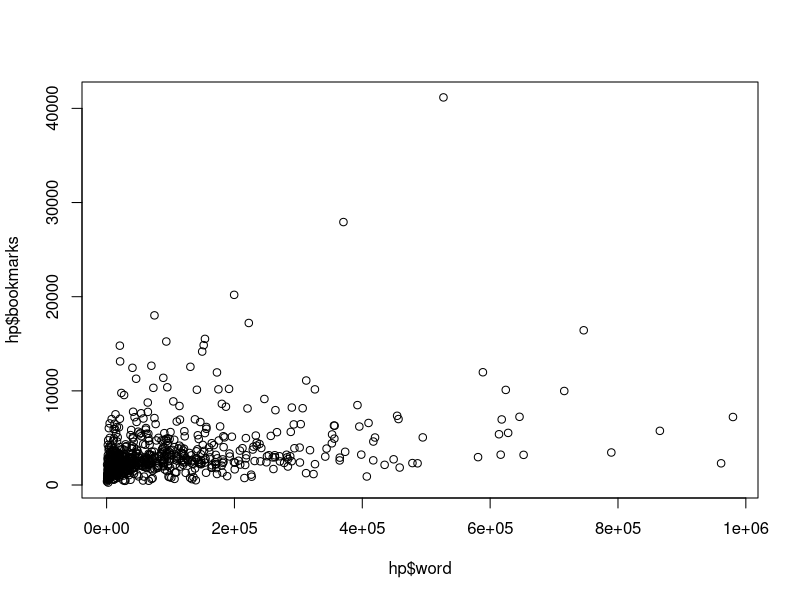
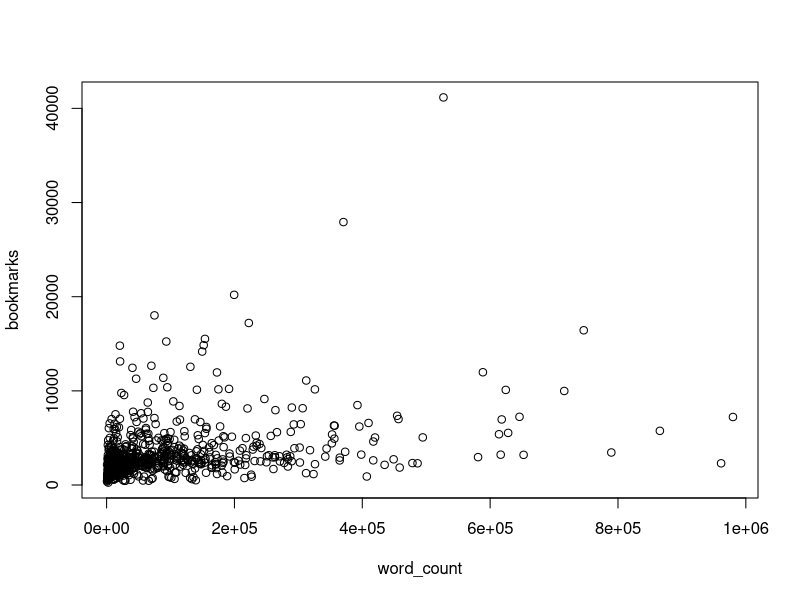
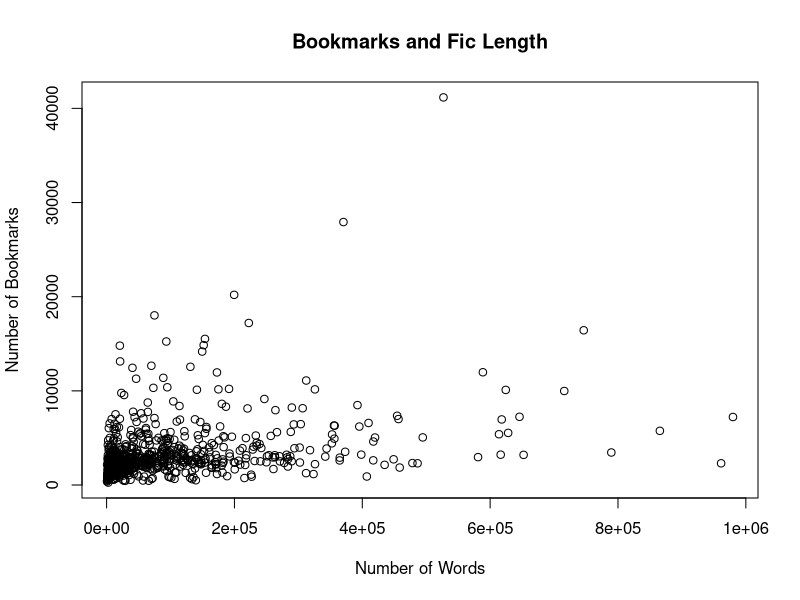
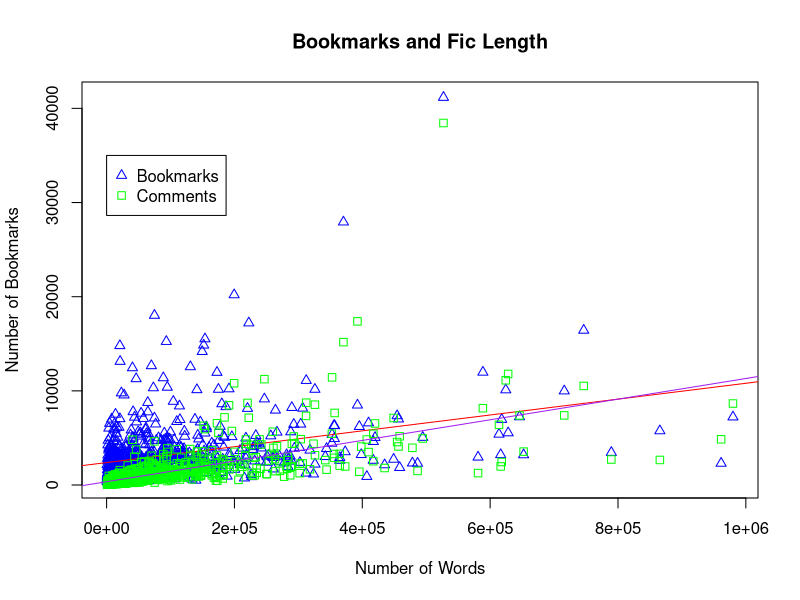
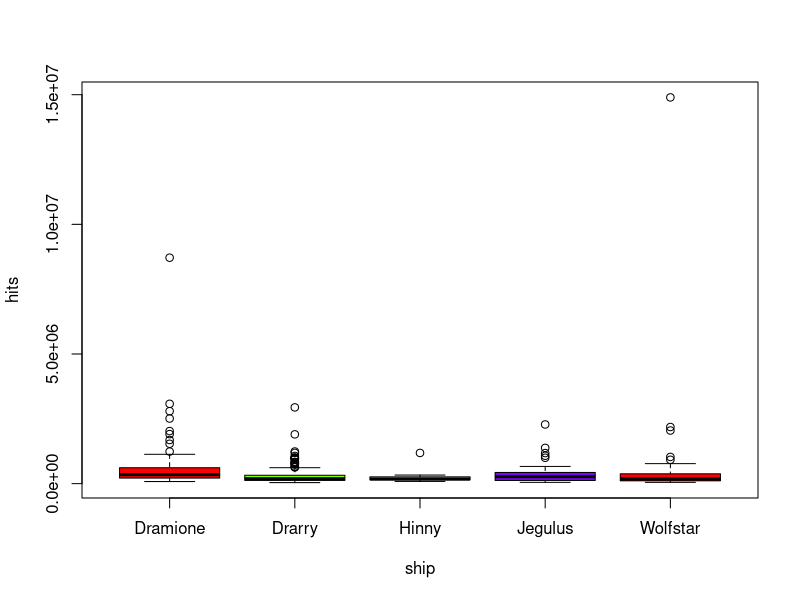
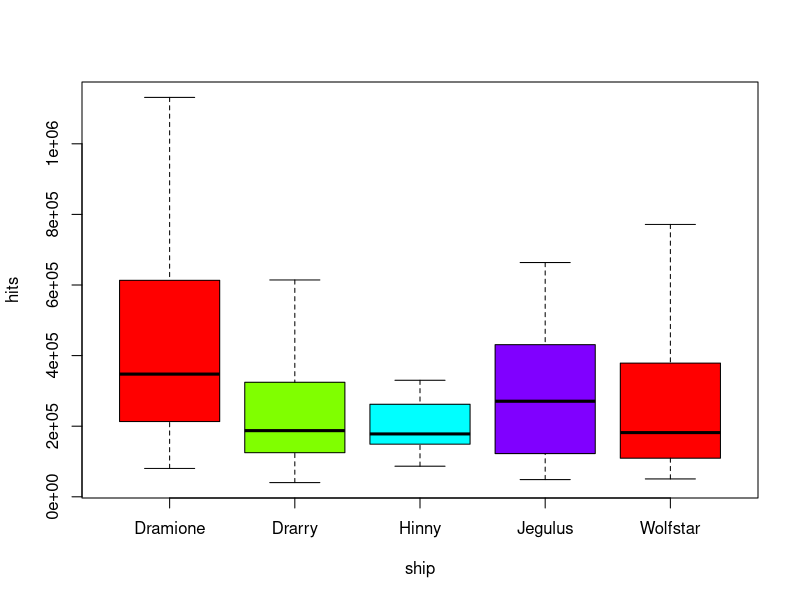
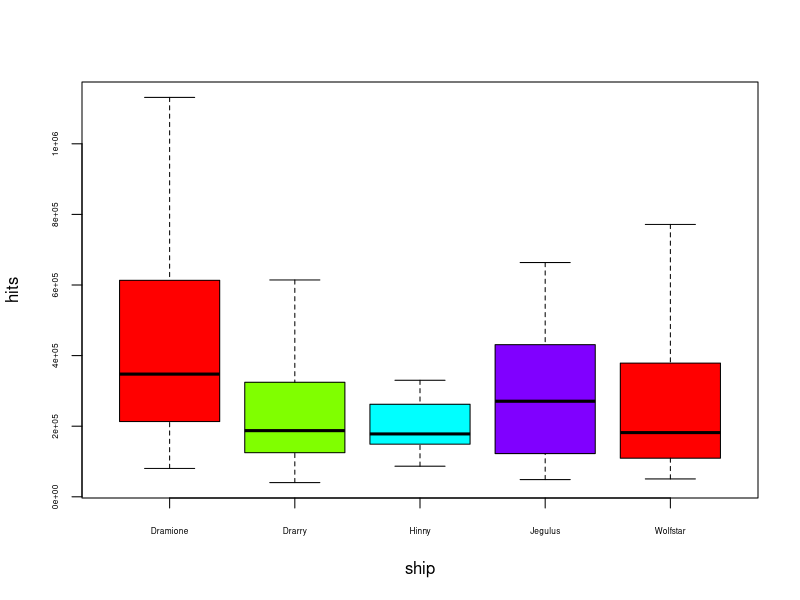
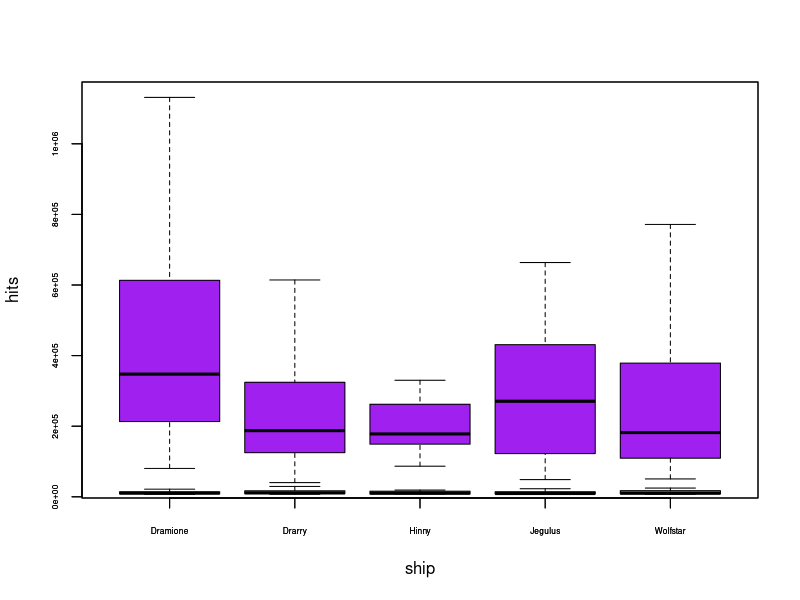

Write the R code that produced these figures, in order.
####################################
# R Workshop August 2024 Day 3
####################################

#install.packages("ggplot2")
library(ggplot2)

# Plots!

# First we will read in our dataframe.
# Remember you might have to change your working directory or use the full filepath.
hp <- read.csv('hp_ao3.csv')
# source: scraped from ao3 using code from https://thaycarvalho.medium.com/the-harry-potter-fandom-on-ao3-9366a8824801

# This is the top 820 Harry Potter fanfictions on ao3 when sorted by kudos (likes)
# Let's explore the data.
str(hp)
# A lot of these read in as character when they should be numeric or integer.
# This is probably due to the commas.
as.integer(hp$Word_Count)
# That didn't work. We instead need to strip the commas. Remember grepl? Now we will use gsub
head(gsub(",", "", hp$Word_Count), 10) # Replace comma with nothing
# We can put this inside the as integer function and save it by assigning it to the df
hp$Word_Count <- as.integer(gsub(",", "", hp$Word_Count))
# Let's do this for the other columns
hp$Comments <- as.integer(gsub(",", "", hp$Comments))
hp$Kudos <- as.integer(gsub(",", "", hp$Kudos))
hp$Bookmarks <- as.integer(gsub(",", "", hp$Bookmarks))
hp$Hits <- as.integer(gsub(",", "", hp$Hits))
# Chapters is weird because it's showing how many chapters are complete out of how many chapters total.
# So let's just grab the top number.
# The gsub part says replace / and anything after it with nothing. Thus we are left with the top number
# If you are confused with the gsub part, that's ok. This is a bit too in depth, but we do need to do it, so it's here.
hp$Chapters <- as.integer(gsub("/.*", "", hp$Chapters))

# Now let's see some summary statistics
summary(hp)
# Also, having caps is annoying to me. Let's change that.
names(hp) <- tolower(names(hp))


####################################
# Plotting with base R
####################################

# We are now ready to plot. We will start with base R and then move to ggplot
# The most basic plot in R is a scatterplot
# Technically, integers are discrete, but we're going to treat them as continuous
plot(hp$word, hp$bookmarks)
# Another way
with(hp, plot(word_count, bookmarks))
# Changing the axis labels, add title
plot(hp$word_count, hp$bookmarks, 
     xlab = "Number of Words", ylab = "Number of Bookmarks", main = "Bookmarks and Fic Length")
# Change color with col and shape with pch
plot(hp$word_count, hp$bookmarks, 
     xlab = "Number of Words", ylab = "Number of Bookmarks", 
     main = "Bookmarks and Fic Length",
     col = "blue", pch = 2)
# Add line. lm() is the function for ols. Notice that y is first now.
abline(lm(bookmarks ~ word_count, data = hp), col = "red")
# Overlay points. We'll do green squares
points(hp$word_count, hp$comments, pch = 0, col = "green")
# And add another line
abline(lm(comments ~ word_count, data = hp), col = "purple")
# Add legend. Choose coordinates with first two args. lty is line type. cex is size.
legend(1, 35000, legend = c("Bookmarks", "Comments"),
       col = c("blue", "green"), pch = c(2,0), cex = 1)

# Make sure to change axis labels and title if necessary

# Boxplot
# create a new df with the ships we want so we don't have to do it every time
hp_ships <- hp[hp$ship %in% c("Sirius Black/Remus Lupin", "Draco Malfoy/Harry Potter", "Hermione Granger/Draco Malfoy", "Harry Potter/Ginny Weasley", "Regulus Black/James Potter"),]
# Do a chained ifelse so the tick labels are easier to deal with
hp_ships$ship_names <- with(hp_ships, 
                            ifelse(ship == "Draco Malfoy/Harry Potter", "Drarry",
                                   ifelse(ship == "Hermione Granger/Draco Malfoy", "Dramione",
                                          ifelse(ship == "Sirius Black/Remus Lupin", "Wolfstar", 
                                                 ifelse(ship == "Regulus Black/James Potter", "Jegulus",
                                                        ifelse(ship == "Harry Potter/Ginny Weasley", "Hinny", ship))))))


# We already learned how to add color and change axis labels so let's do it initially
boxplot(hp_ships$hits ~ hp_ships$ship_names, xlab = "ship", ylab = "hits", col=rainbow(4))
# The extreme outlier makes this UGLY. Let's get rid of it. For learning purposes.
boxplot(hp_ships$hits ~ hp_ships$ship_names, xlab = "ship", ylab = "hits",
        outline = FALSE, col=rainbow(4))
# Our tick labels are too big and therefore not printing fully. Let's change that
boxplot(hp_ships$hits ~ hp_ships$ship_names, xlab = "ship", ylab = "hits",
        outline = FALSE, cex.axis = .5, col=rainbow(4))
# Two dependent variables? 
boxplot(hp_ships$hits ~ hp_ships$ship_names, xlab = "ship", ylab = "hits",
        outline = FALSE, cex.axis = .5, col = "purple")
boxplot(hp_ships$kudos ~ hp_ships$ship_names, add = TRUE,
        outline = FALSE, cex.axis = .5, col = "green")
# That's very uninformative due to the distributions. Let's look at bookmarks and comments
boxplot(hp_ships$bookmarks ~ hp_ships$ship_names, xlab = "ship", ylab = "hits",
        outline = FALSE, cex.axis = .5, col = "purple")
boxplot(hp_ships$comments ~ hp_ships$ship_names, add = TRUE,
        outline = FALSE, cex.axis = .5, col = "green")

legend(4, 8000, legend = c("Bookmarks", "Comments"),
       col = c("purple", "green"), pch = c(2,0), cex = .8)
# Let's put them next to each other instead
boxplot(hp_ships$bookmarks ~ hp_ships$ship_names, xlab = "ship", ylab = "hits",
        outline = FALSE, cex.axis = .5, col = "purple",
        at = 1:length(unique(hp_ships$ship_names)) - 0.2)
boxplot(hp_ships$comments ~ hp_ships$ship_names, add = TRUE,
        outline = FALSE, cex.axis = .5, col = "green",
        at = 1:length(unique(hp_ships$ship_names)) + 0.2)
# Make them skinnier
boxplot(hp_ships$bookmarks ~ hp_ships$ship_names, xlab = "ship", ylab = "stats",
        outline = FALSE, cex.axis = .5, col = "purple",
        at = 1:length(unique(hp_ships$ship_names)) - 0.2,
        boxwex = .4)
boxplot(hp_ships$comments ~ hp_ships$ship_names, add = TRUE,
        outline = FALSE, cex.axis = .001, col = "green",
        at = 1:length(unique(hp_ships$ship_names)) + 0.2,
        boxwex = .4)
# What about two separate graphs next to each other?
par(mfrow = c(1, 2)) # 1 row 2 columns
boxplot(hp_ships$bookmarks ~ hp_ships$ship_names, xlab = "ship", ylab = "bookmarks",
        outline = FALSE, cex.axis = .5, col = "purple")
boxplot(hp_ships$comments ~ hp_ships$ship_names, xlab = "ship", ylab = "comments",
        outline = FALSE, cex.axis = .5, col = "green")
# To reset so 1 plot shows (it won't do anything until you run the next plot)
par(mfrow = c(1, 1))

# Barplot
# We will get a table of ship counts. How many fics per ship? 
ship_counts <- table(hp_ships$ship_names)
barplot(ship_counts, col =cm.colors(5))
# ylim or xlim to stop it from running off the axis 
barplot(ship_counts, col = cm.colors(5), ylim = c(0,300), main = "Fics per ship")
# Can turn it sideways
barplot(ship_counts, horiz = TRUE, cex.names = .8, col = cm.colors(5), xlim = c(0,300))
# fics per year
fics_year <- table(hp_ships$date)
barplot(fics_year, col=heat.colors(20), ylim = c(0,60), main = "fics per year")

# Histograms and Density Plots
plot(density(hp_ships$hits))
hist(hp_ships$hits)
# change the number of breaks
hist(hp_ships$hits, breaks = 40)

# ggplot
# We'll start with a scatterplot.
# We'll do word count and bookmarks like before
ggplot(data=hp_ships, aes(x = word_count, y = bookmarks)) + # this sets it up, but this alone won't add the points
  geom_point() # this adds the points
# Wow! It's super basic. Let's change the color
ggplot(data=hp_ships, aes(x = word_count, y = bookmarks)) + 
  geom_point(color = "violet") # fixed color
# But we can instead color it based on another variable! Here's if the variable is continuous (or "continuous")
ggplot(data=hp_ships, aes(x = word_count, y = bookmarks)) + 
  geom_point(aes(color = chapters))
# Here's if the variable is categorical
ggplot(data=hp_ships, aes(x = word_count, y = bookmarks)) + 
  geom_point(aes(color = ship_names))
# We can change the shape
ggplot(hp_ships, aes(x = word_count, y = bookmarks)) + 
  geom_point(aes(color = ship_names, shape = ship_names))
# We can change the size
ggplot(hp_ships, aes(x = word_count, y = bookmarks)) + 
  geom_point(aes(color = ship_names, shape = ship_names, size = date))
# That's super large. We can make them smaller by defining the range of sizes to stay within
ggplot(hp_ships, aes(x = word_count, y = bookmarks)) + 
  geom_point(aes(color = ship_names, shape = ship_names, size = date)) +
  scale_size_continuous(range = c(1, 4))
# We can also add labels. (And we will get rid of size)
ggplot(hp_ships, aes(x = word_count, y = bookmarks)) + 
  geom_point(aes(color = ship_names, shape = ship_names)) +
  geom_text(aes(label = title))
# Whoa!!!! We definitely don't want that. What if we label only the 10 most popular based on hits?
ggplot(hp_ships, aes(x = word_count, y = bookmarks)) + 
  geom_point(aes(color = ship_names, shape = ship_names)) +
  geom_text(data = hp_ships[order(-hp_ships$hits), ][1:10, ], aes(label = title))
# We need to make the text smaller
ggplot(hp_ships, aes(x = word_count, y = bookmarks)) + 
  geom_point(aes(color = ship_names, shape = ship_names)) +
  geom_text(data = hp_ships[order(-hp_ships$hits), ][1:10, ], aes(label = title), size = 2)
# Let's add a regression line
ggplot(hp_ships, aes(x = word_count, y = bookmarks)) + 
  geom_point(aes(color = ship_names, shape = ship_names)) +
  geom_text(data = hp_ships[order(-hp_ships$hits), ][1:10, ], aes(label = title), size = 2) +
  stat_smooth(method=lm)
# And we can change the legend location or suppress it
ggplot(hp_ships, aes(x = word_count, y = bookmarks)) + 
  geom_point(aes(color = ship_names, shape = ship_names)) +
  geom_text(data = hp_ships[order(-hp_ships$hits), ][1:10, ], aes(label = title), size = 2) +
  stat_smooth(method=lm) + 
  theme(legend.position="left")
# Although that is ugly so we will go back to right, which is default
# Let's add titles to the plot and the axes
ggplot(hp_ships, aes(x = word_count, y = bookmarks)) + 
  geom_point(aes(color = ship_names, shape = ship_names)) +
  geom_text(data = hp_ships[order(-hp_ships$hits), ][1:10, ], aes(label = title), size = 2) +
  stat_smooth(method=lm) + 
  labs(title = "HP Fanfiction", x = "Word Count", y = "Bookmarks")
  
# There are tons of options. When it comes time for you to plot stuff, you will probably
# end up looking up all sorts of options.
# Other types of plots will functions similarly, but I've included a few cool options for
# barplots and boxplots




# Grouped barplot
# dodge says to group them, identity says it takes on the value of itself
ggplot(data = hp_ships, aes(x = ship_names, y = kudos)) + 
  geom_bar(position = "dodge", stat = "identity", aes(fill = ship_category))

# Stacked barplot. All we change from before is position.
ggplot(data = hp_ships, aes(x = ship_names, y = kudos)) + 
  geom_bar(position = "stack", stat = "identity", aes(fill= ship_category))

# Boxplot 
ggplot(hp_ships, aes(x = ship_names, y = comments)) +
  geom_boxplot(aes(col = ship_names)) +
  scale_color_manual(values = c("lightgreen", "lightpink", "lightblue", "mediumslateblue", "lightsalmon" )) # choosing our own colors
# Rescale the axis. It will cut off the most extreme outliers but it won't remove all of them.
ggplot(hp_ships, aes(x = ship_names, y = comments)) +
  geom_boxplot(aes(col = ship_names)) +
  scale_color_manual(values = c("lightgreen", "lightpink", "lightblue", "mediumslateblue", "lightsalmon" ))  +
  scale_y_continuous(limits = c(0, 7500))
# Cool part: add points
ggplot(hp_ships, aes(x = ship_names, y = comments)) +
  geom_boxplot(aes(col = ship_names)) +
  scale_color_manual(values = c("lightgreen", "lightpink", "lightblue", "mediumslateblue", "lightsalmon" ))  +
  scale_y_continuous(limits = c(0, 7500)) +
  geom_jitter(color="black", size=0.4, alpha=0.9)

# Histogram 
ggplot(hp_ships, aes(x = chapters)) +
  geom_histogram()
# change bins by controlling the width
ggplot(hp_ships, aes(x = chapters)) +
  geom_histogram(binwidth = 3, fill = "lavender")
# change background 
ggplot(hp_ships, aes(x = chapters)) +
  geom_histogram(binwidth = 3, fill = "lavender") +
  theme_dark()
# overlapping
ggplot(hp_ships, aes(x = kudos, fill = ship_names)) +
  geom_histogram(position = "identity", alpha = .3, bins = 40) 
# mirror (doing it for density plot but it can also be done for histograms)
ggplot(hp, aes(x=x)) +
  geom_density(aes(x = bookmarks, y = ..density..), fill = "steelblue3") +
  geom_label(aes(x = 15000, y = .0001, label = "bookmarks")) +
  geom_density(aes(x = comments, y = -..density..), fill = "palevioletred") +
  geom_label(aes(x = 10000, y = -.0004, label = "comments"))


  
  




  




